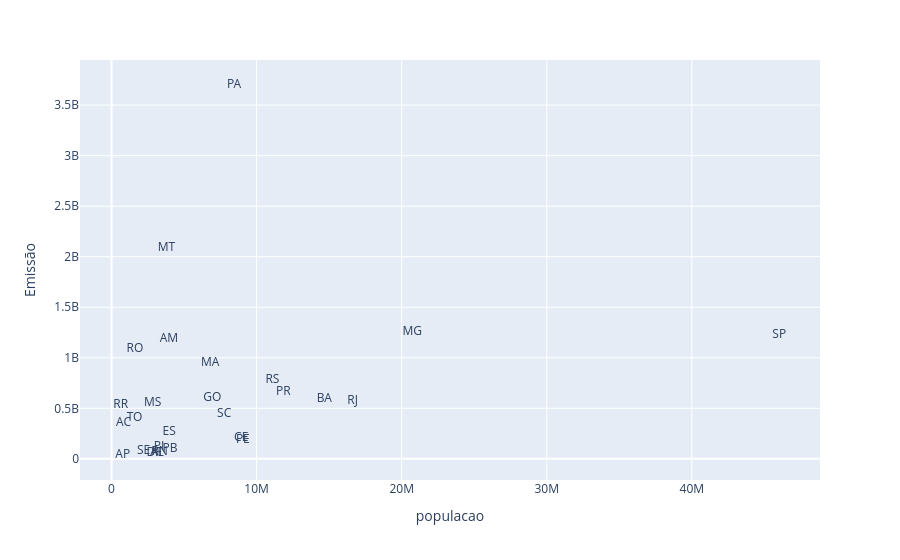

This figure's notebook cell:
### Code cell
px.scatter(data_frame= dados_agrupados, x='populacao', y='Emissão', text= 'Estado', opacity= 0)

### Figure 1 — Plotly figure (JSON) as saved in the notebook; plotly's stock layout.template omitted (floating-point values rounded to 4 significant figures)
{"data": [{"hovertemplate": "populacao=%{x}<br>Emissão=%{y}<br>Estado=%{text}<extra></extra>", "legendgroup": "", "marker": {"color": "#636efa", "opacity": 0, "symbol": "circle"}, "mode": "markers+text", "name": "", "orientation": "v", "showlegend": false, "text": ["RR", "RO", "MT", "PA", "AC", "AM", "TO", "MS", "MA", "GO", "RS", "ES", "MG", "SC", "PR", "AP", "BA", "SE", "PI", "RJ", "SP", "PB", "CE", "RN", "PE", "AL", "DF"], "type": "scatter", "x": [634805, 1616379, 3784239, 8442962, 829780, 3952262, 1584306, 2833742, 6800605, 6950976, 11088065, 3975100, 20732660, 7762154, 11835379, 774268, 14659023, 2211868, 3270174, 16615526, 46024937, 4030961, 8936431, 3303953, 9051113, 3125254, 2923369], "xaxis": "x", "y": [528200000.0, 1084000000.0, 2082000000.0, 3702000000.0, 350500000.0, 1190000000.0, 408200000.0, 555100000.0, 947600000.0, 600800000.0, 781500000.0, 269800000.0, 1251000000.0, 448400000.0, 656800000.0, 35680000.0, 593200000.0, 81190000.0, 114700000.0, 576700000.0, 1223000000.0, 95330000.0, 203500000.0, 72240000.0, 183600000.0, 62610000.0, 56690000.0], "yaxis": "y"}], "layout": {"legend": {"tracegroupgap": 0}, "margin": {"t": 60}, "xaxis": {"anchor": "y", "domain": [0, 1], "title": {"text": "populacao"}}, "yaxis": {"anchor": "x", "domain": [0, 1], "title": {"text": "Emissão"}}}}
